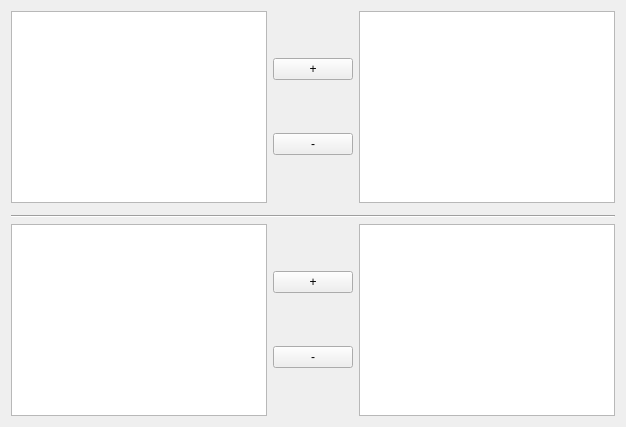
        <widget class="QWidget" name="tab_3" >
         <attribute name="title" >
          <string>Uzbrojenie</string>
         </attribute>
         <layout class="QVBoxLayout" >
          <item>
           <layout class="QHBoxLayout" >
            <item>
             <widget class="QListWidget" name="WeaponList" />
            </item>
            <item>
             <layout class="QVBoxLayout" >
              <item>
               <widget class="QPushButton" name="WeaponAdd" >
                <property name="text" >
                 <string>+</string>
                </property>
               </widget>
              </item>
              <item>
               <widget class="QPushButton" name="WeaponDel" >
                <property name="text" >
                 <string>-</string>
                </property>
               </widget>
              </item>
             </layout>
            </item>
            <item>
             <widget class="QListWidget" name="WeaponAdded" />
            </item>
           </layout>
          </item>
          <item>
           <widget class="Line" name="line_2" >
            <property name="orientation" >
             <enum>Qt::Vertical</enum>
            </property>
           </widget>
          </item>
          <item>
           <widget class="Line" name="line_3" >
            <property name="orientation" >
             <enum>Qt::Horizontal</enum>
            </property>
           </widget>
          </item>
          <item>
           <layout class="QHBoxLayout" >
            <item>
             <widget class="QListWidget" name="ArmorList" />
            </item>
            <item>
             <layout class="QVBoxLayout" >
              <item>
               <widget class="QPushButton" name="ArmorAdd" >
                <property name="text" >
                 <string>+</string>
                </property>
               </widget>
              </item>
              <item>
               <widget class="QPushButton" name="ArmorDel" >
                <property name="text" >
                 <string>-</string>
                </property>
               </widget>
              </item>
             </layout>
            </item>
            <item>
             <widget class="QListWidget" name="ArmorAdded" />
            </item>
           </layout>
          </item>
         </layout>
        </widget>
